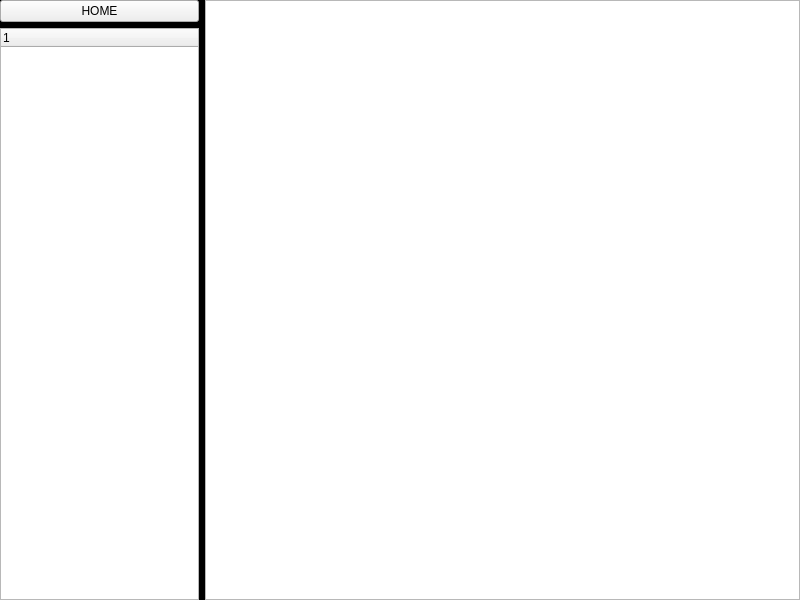
<?xml version="1.0" encoding="UTF-8"?>
<ui version="4.0">
 <class>Document</class>
 <widget class="QWidget" name="Document">
  <property name="geometry">
   <rect>
    <x>0</x>
    <y>0</y>
    <width>800</width>
    <height>600</height>
   </rect>
  </property>
  <property name="windowTitle">
   <string>Document</string>
  </property>
  <property name="styleSheet">
   <string notr="true">QWidget#Document { background-color: rgb(0, 0, 0);}</string>
  </property>
  <layout class="QVBoxLayout" name="verticalLayout_3">
   <property name="leftMargin">
    <number>0</number>
   </property>
   <property name="topMargin">
    <number>0</number>
   </property>
   <property name="rightMargin">
    <number>0</number>
   </property>
   <property name="bottomMargin">
    <number>0</number>
   </property>
   <item>
    <layout class="QHBoxLayout" name="horizontalLayoutUp"/>
   </item>
   <item>
    <layout class="QHBoxLayout" name="horizontalLayoutDown" stretch="1,3">
     <item>
      <layout class="QVBoxLayout" name="verticalLayoutForTree">
       <property name="spacing">
        <number>6</number>
       </property>
       <item>
        <widget class="QWidget" name="widgetLeft" native="true">
         <layout class="QVBoxLayout" name="verticalLayout">
          <property name="leftMargin">
           <number>0</number>
          </property>
          <property name="topMargin">
           <number>0</number>
          </property>
          <property name="rightMargin">
           <number>0</number>
          </property>
          <property name="bottomMargin">
           <number>0</number>
          </property>
          <item>
           <widget class="QPushButton" name="pushButtonBackHome">
            <property name="text">
             <string>HOME</string>
            </property>
           </widget>
          </item>
          <item>
           <widget class="QTreeWidget" name="treeWidget">
            <property name="sizePolicy">
             <sizepolicy hsizetype="Expanding" vsizetype="Expanding">
              <horstretch>1</horstretch>
              <verstretch>0</verstretch>
             </sizepolicy>
            </property>
            <column>
             <property name="text">
              <string notr="true">1</string>
             </property>
            </column>
           </widget>
          </item>
         </layout>
        </widget>
       </item>
      </layout>
     </item>
     <item>
      <layout class="QVBoxLayout" name="verticalLayoutForTextBrowser">
       <item>
        <widget class="QWidget" name="widgetRight" native="true">
         <layout class="QVBoxLayout" name="verticalLayout_2">
          <property name="leftMargin">
           <number>0</number>
          </property>
          <property name="topMargin">
           <number>0</number>
          </property>
          <property name="rightMargin">
           <number>0</number>
          </property>
          <property name="bottomMargin">
           <number>0</number>
          </property>
          <item>
           <widget class="QTextBrowser" name="textBrowser">
            <property name="sizePolicy">
             <sizepolicy hsizetype="Expanding" vsizetype="Expanding">
              <horstretch>3</horstretch>
              <verstretch>0</verstretch>
             </sizepolicy>
            </property>
           </widget>
          </item>
         </layout>
        </widget>
       </item>
      </layout>
     </item>
    </layout>
   </item>
  </layout>
 </widget>
 <resources/>
 <connections/>
</ui>
